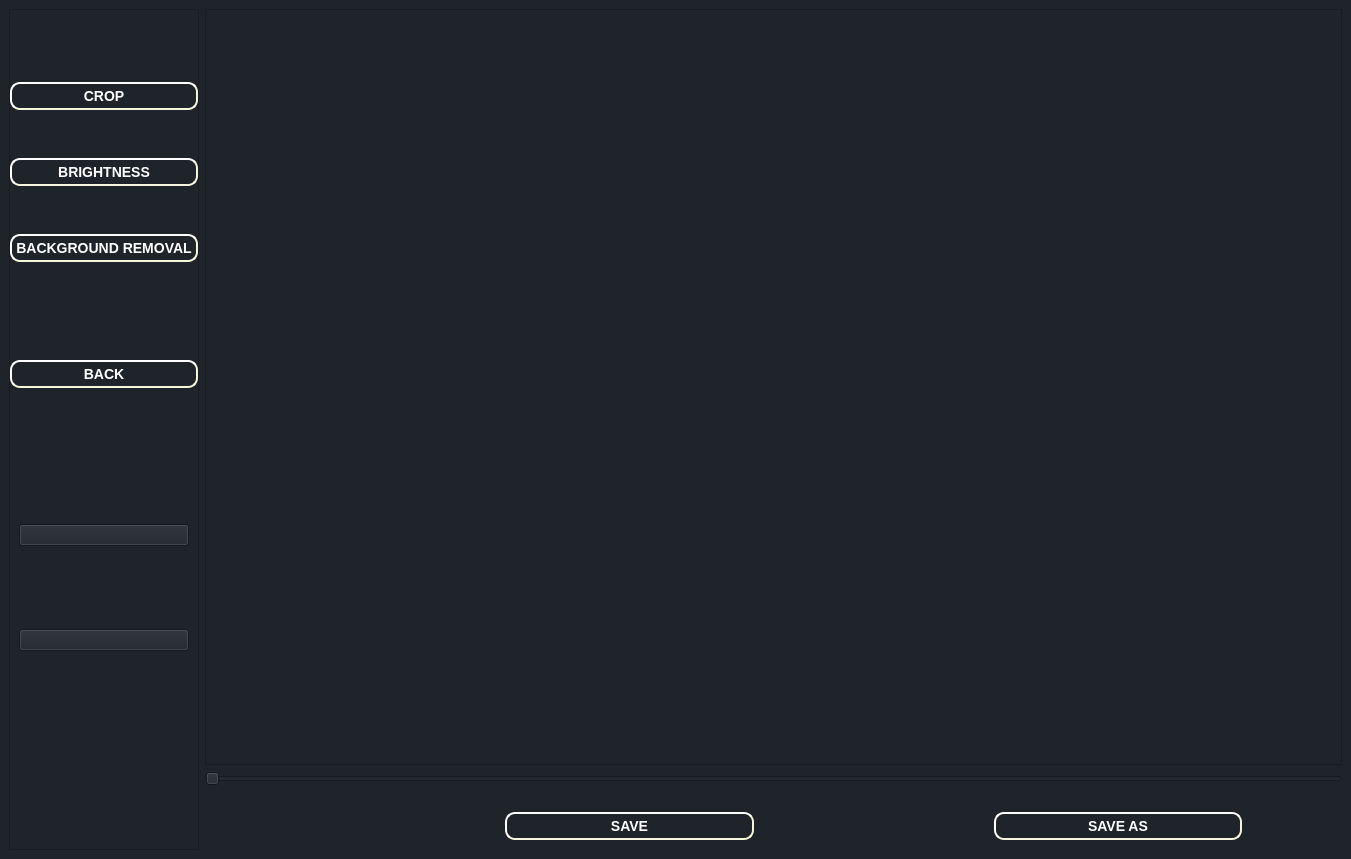
<?xml version="1.0" encoding="UTF-8"?>
<ui version="4.0">
 <class>EditorWindow</class>
 <widget class="QMainWindow" name="EditorWindow">
  <property name="geometry">
   <rect>
    <x>0</x>
    <y>0</y>
    <width>1351</width>
    <height>859</height>
   </rect>
  </property>
  <property name="windowTitle">
   <string>EditorWindow</string>
  </property>
  <property name="styleSheet">
   <string notr="true">*{
	background-color: #1f232a;}
QPushButton#backBtn,#backremoveBtn,#brightnessBtn,#cropBtn,#saveBtn,#saveasBtn{
    background-color: transparent;
    border-style: outset;
    border-width: 2px;
    border-radius: 10px;
    border-color: beige;
    font: bold 14px;
    min-width: 10em;
    padding: 4px;
	color: white;
}
	
</string>
  </property>
  <widget class="QWidget" name="centralwidget">
   <layout class="QVBoxLayout" name="verticalLayout">
    <item>
     <layout class="QHBoxLayout" name="hbox">
      <item>
       <layout class="QVBoxLayout" name="vbox">
        <property name="spacing">
         <number>6</number>
        </property>
        <property name="topMargin">
         <number>0</number>
        </property>
        <property name="rightMargin">
         <number>0</number>
        </property>
        <property name="bottomMargin">
         <number>0</number>
        </property>
        <item>
         <widget class="QFrame" name="baseframe">
          <property name="sizePolicy">
           <sizepolicy hsizetype="Preferred" vsizetype="Preferred">
            <horstretch>0</horstretch>
            <verstretch>0</verstretch>
           </sizepolicy>
          </property>
          <property name="frameShape">
           <enum>QFrame::StyledPanel</enum>
          </property>
          <property name="frameShadow">
           <enum>QFrame::Raised</enum>
          </property>
          <layout class="QVBoxLayout" name="verticalLayout_2">
           <property name="leftMargin">
            <number>0</number>
           </property>
           <property name="topMargin">
            <number>30</number>
           </property>
           <property name="rightMargin">
            <number>0</number>
           </property>
           <property name="bottomMargin">
            <number>20</number>
           </property>
           <item>
            <layout class="QVBoxLayout" name="vbox3">
             <property name="spacing">
              <number>6</number>
             </property>
             <property name="leftMargin">
              <number>0</number>
             </property>
             <property name="rightMargin">
              <number>0</number>
             </property>
             <item>
              <widget class="QPushButton" name="cropBtn">
               <property name="toolTip">
                <string>cropBtn</string>
               </property>
               <property name="text">
                <string>CROP</string>
               </property>
              </widget>
             </item>
             <item>
              <widget class="QPushButton" name="brightnessBtn">
               <property name="text">
                <string>BRIGHTNESS</string>
               </property>
              </widget>
             </item>
             <item>
              <widget class="QPushButton" name="backremoveBtn">
               <property name="text">
                <string>BACKGROUND REMOVAL</string>
               </property>
              </widget>
             </item>
             <item>
              <spacer name="verticalSpacer">
               <property name="orientation">
                <enum>Qt::Vertical</enum>
               </property>
               <property name="sizeType">
                <enum>QSizePolicy::Minimum</enum>
               </property>
               <property name="sizeHint" stdset="0">
                <size>
                 <width>20</width>
                 <height>50</height>
                </size>
               </property>
              </spacer>
             </item>
             <item>
              <widget class="QPushButton" name="backBtn">
               <property name="text">
                <string>BACK</string>
               </property>
              </widget>
             </item>
            </layout>
           </item>
           <item>
            <widget class="QWidget" name="buttonswidget" native="true">
             <layout class="QVBoxLayout" name="verticalLayout_3">
              <property name="bottomMargin">
               <number>100</number>
              </property>
              <item>
               <widget class="QPushButton" name="y_Btn">
                <property name="text">
                 <string/>
                </property>
                <property name="icon">
                 <iconset>
                  <normaloff>icons/check.png</normaloff>icons/check.png</iconset>
                </property>
                <property name="iconSize">
                 <size>
                  <width>40</width>
                  <height>40</height>
                 </size>
                </property>
               </widget>
              </item>
              <item>
               <widget class="QPushButton" name="n_Btn">
                <property name="text">
                 <string/>
                </property>
                <property name="icon">
                 <iconset>
                  <normaloff>icons/cross.png</normaloff>icons/cross.png</iconset>
                </property>
                <property name="iconSize">
                 <size>
                  <width>40</width>
                  <height>40</height>
                 </size>
                </property>
               </widget>
              </item>
             </layout>
            </widget>
           </item>
          </layout>
         </widget>
        </item>
       </layout>
      </item>
      <item>
       <layout class="QVBoxLayout" name="vbox1">
        <property name="spacing">
         <number>6</number>
        </property>
        <property name="leftMargin">
         <number>0</number>
        </property>
        <property name="rightMargin">
         <number>0</number>
        </property>
        <item>
         <widget class="QGraphicsView" name="gv">
          <property name="sizePolicy">
           <sizepolicy hsizetype="Expanding" vsizetype="Fixed">
            <horstretch>0</horstretch>
            <verstretch>0</verstretch>
           </sizepolicy>
          </property>
          <property name="maximumSize">
           <size>
            <width>1200</width>
            <height>900</height>
           </size>
          </property>
          <property name="toolTip">
           <string>gv</string>
          </property>
          <property name="verticalScrollBarPolicy">
           <enum>Qt::ScrollBarAlwaysOff</enum>
          </property>
          <property name="horizontalScrollBarPolicy">
           <enum>Qt::ScrollBarAlwaysOff</enum>
          </property>
          <property name="backgroundBrush">
           <brush brushstyle="NoBrush">
            <color alpha="255">
             <red>240</red>
             <green>240</green>
             <blue>240</blue>
            </color>
           </brush>
          </property>
          <property name="alignment">
           <set>Qt::AlignLeading|Qt::AlignLeft|Qt::AlignVCenter</set>
          </property>
         </widget>
        </item>
        <item>
         <widget class="QSlider" name="slider">
          <property name="toolTip">
           <string>slider</string>
          </property>
          <property name="maximum">
           <number>360</number>
          </property>
          <property name="orientation">
           <enum>Qt::Horizontal</enum>
          </property>
         </widget>
        </item>
        <item>
         <layout class="QHBoxLayout" name="hbox5">
          <property name="spacing">
           <number>100</number>
          </property>
          <property name="leftMargin">
           <number>300</number>
          </property>
          <property name="topMargin">
           <number>20</number>
          </property>
          <property name="rightMargin">
           <number>100</number>
          </property>
          <property name="bottomMargin">
           <number>10</number>
          </property>
          <item>
           <widget class="QPushButton" name="saveBtn">
            <property name="text">
             <string>SAVE</string>
            </property>
           </widget>
          </item>
          <item>
           <spacer name="horizontalSpacer">
            <property name="orientation">
             <enum>Qt::Horizontal</enum>
            </property>
            <property name="sizeType">
             <enum>QSizePolicy::Fixed</enum>
            </property>
            <property name="sizeHint" stdset="0">
             <size>
              <width>140</width>
              <height>20</height>
             </size>
            </property>
           </spacer>
          </item>
          <item>
           <widget class="QPushButton" name="saveasBtn">
            <property name="text">
             <string>SAVE AS</string>
            </property>
           </widget>
          </item>
         </layout>
        </item>
       </layout>
      </item>
     </layout>
    </item>
   </layout>
  </widget>
 </widget>
 <resources>
  <include location="../Gui_development/resources.qrc"/>
 </resources>
 <connections/>
</ui>
